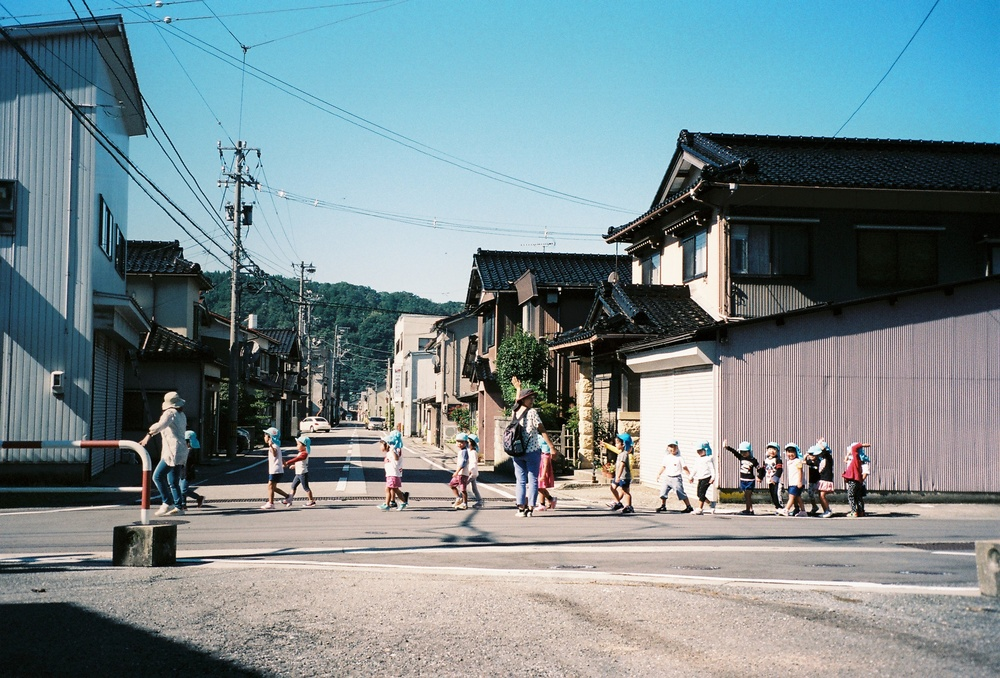
#> input picture homework_3/image2.jpeg, 1000 x 678 px, shrunk from 2751 x 1866 before the run
$ python exercises_3.py image2.jpeg
#> lines starting #> are read from the running program, lines starting #| are printed output that depends on the picture
import sys

from PIL import Image


if len(sys.argv) < 2:
    print("Please input filename")
    sys.exit(1)

filename = sys.argv[1]

im = Image.open(filename)
#> im is the input picture: PIL image 1000x678 RGB; mean R, G, B 120.4, 137.9, 142.6

rotated = im.rotate(90)
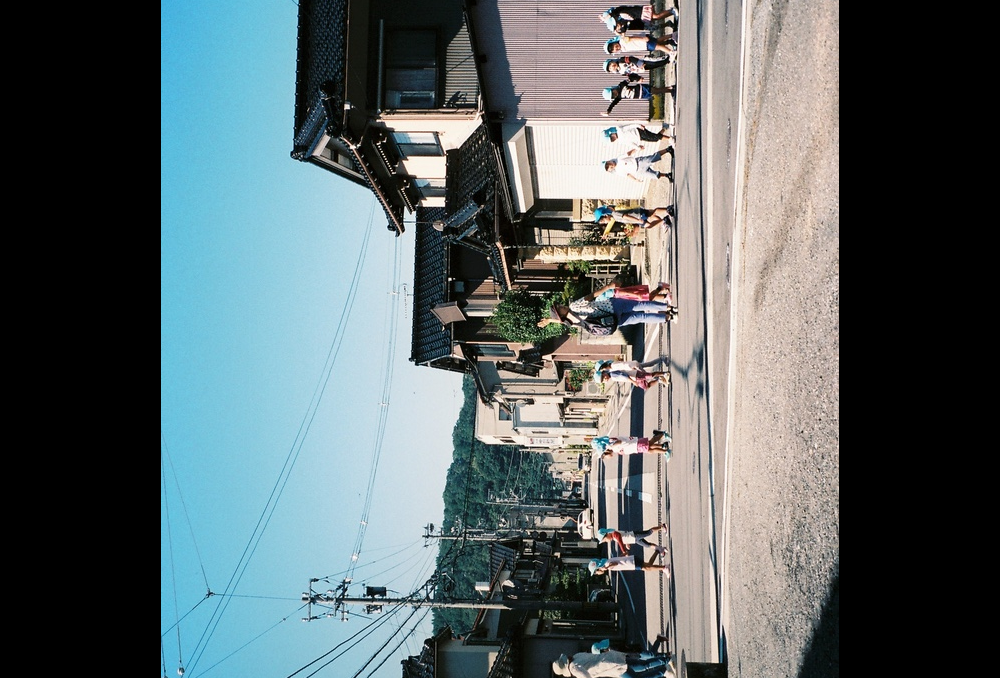
#> rotated: PIL image 1000x678 RGB; mean R, G, B 91.9, 103, 105

rotated.show()

$ run again, on homework_3/test.jpg
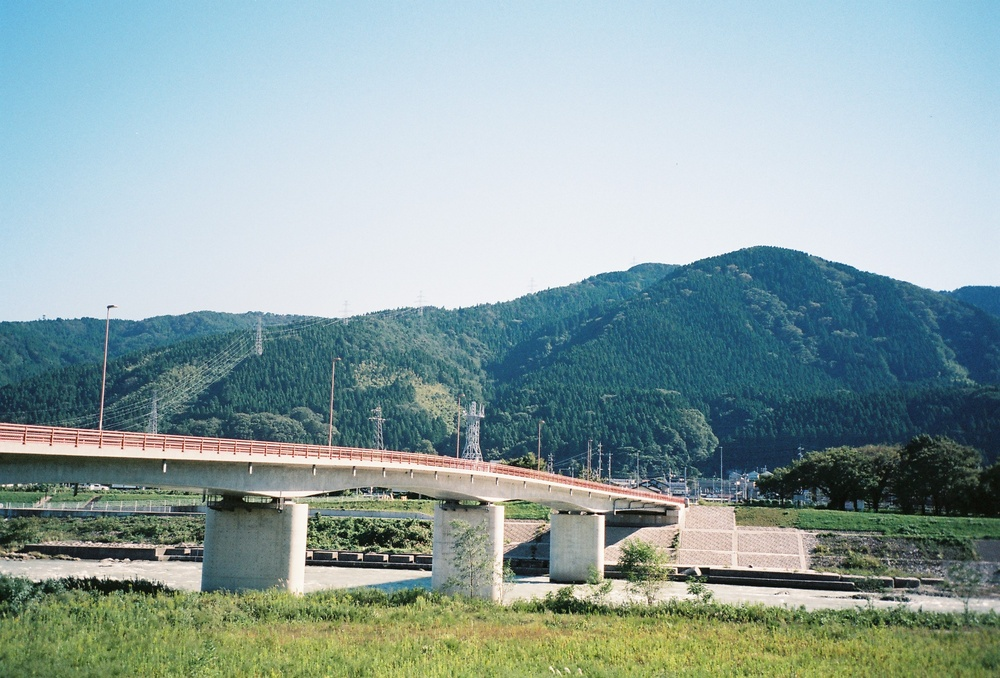
#> input picture homework_3/test.jpg, 1000 x 678 px, shrunk from 2751 x 1866 before the run
#> im is the input picture: PIL image 1000x678 RGB; mean R, G, B 143.2, 164.1, 163.8
#> `rotated = im.rotate(90)`:
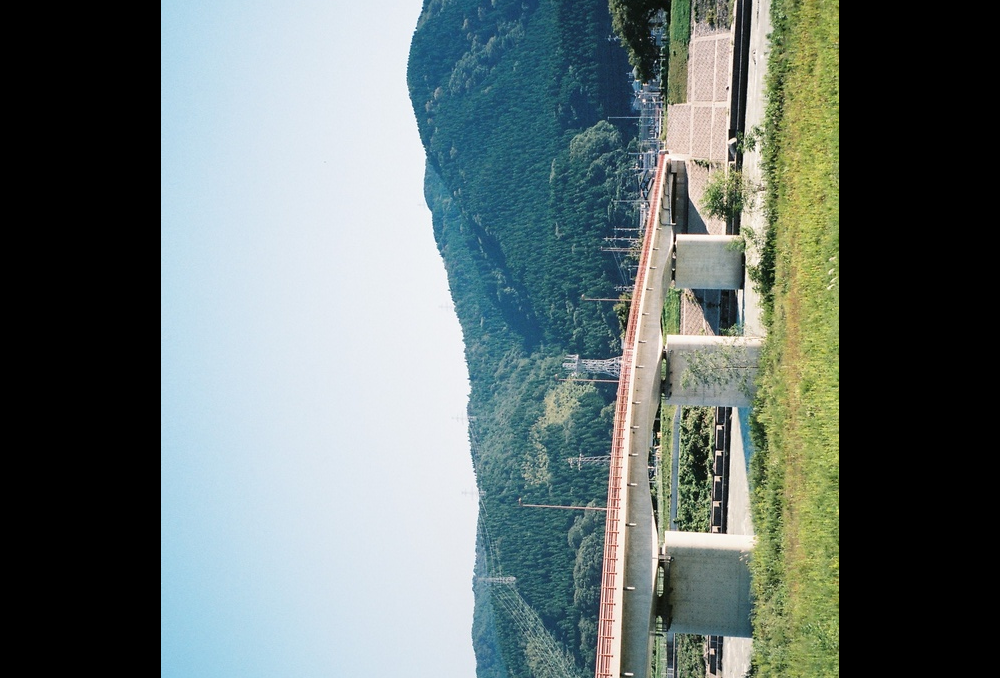
#> rotated: PIL image 1000x678 RGB; mean R, G, B 102.9, 115.4, 114.1
